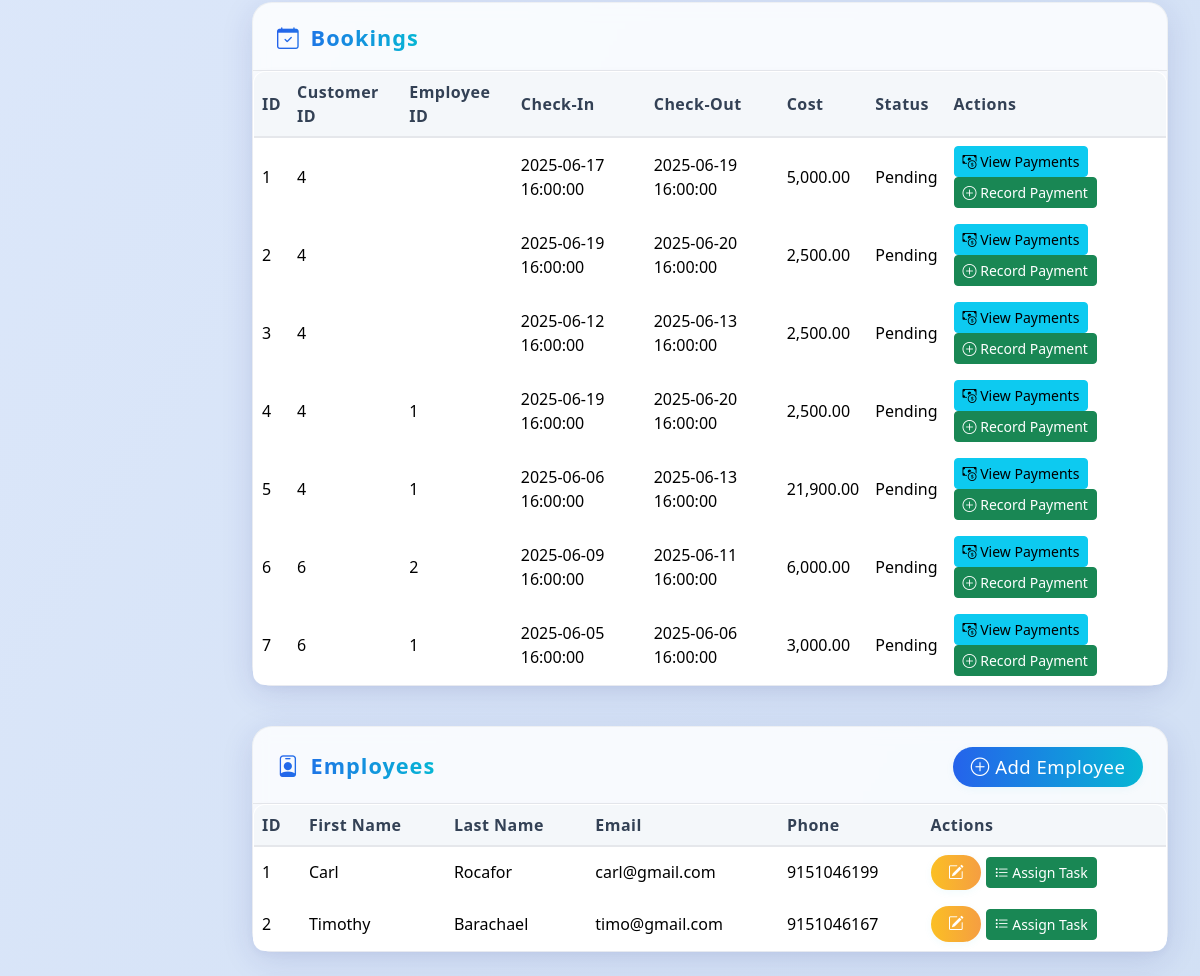
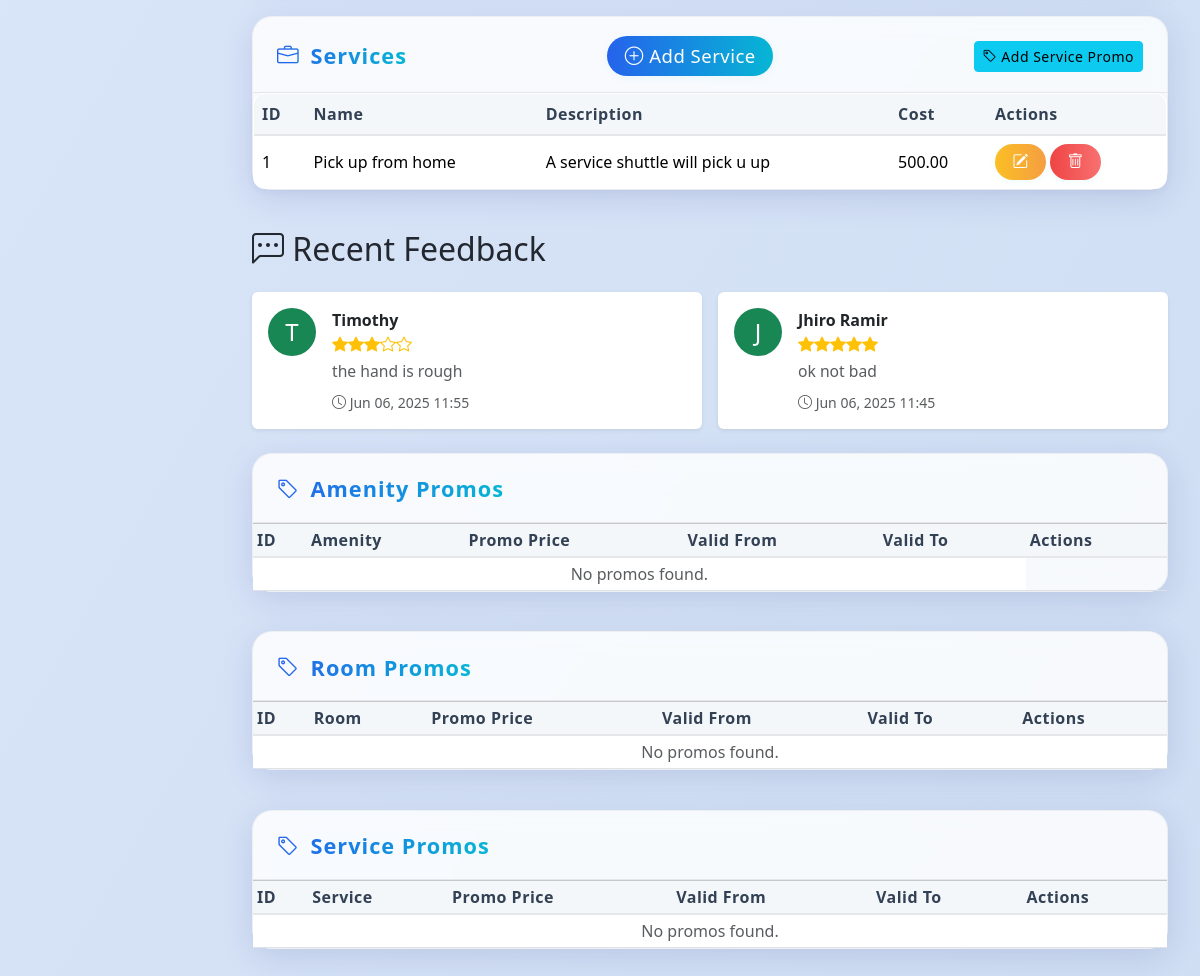
The page /admin_homepage.php (signed in, lower part) on the database as committed earlier (2 pictures, top to bottom).
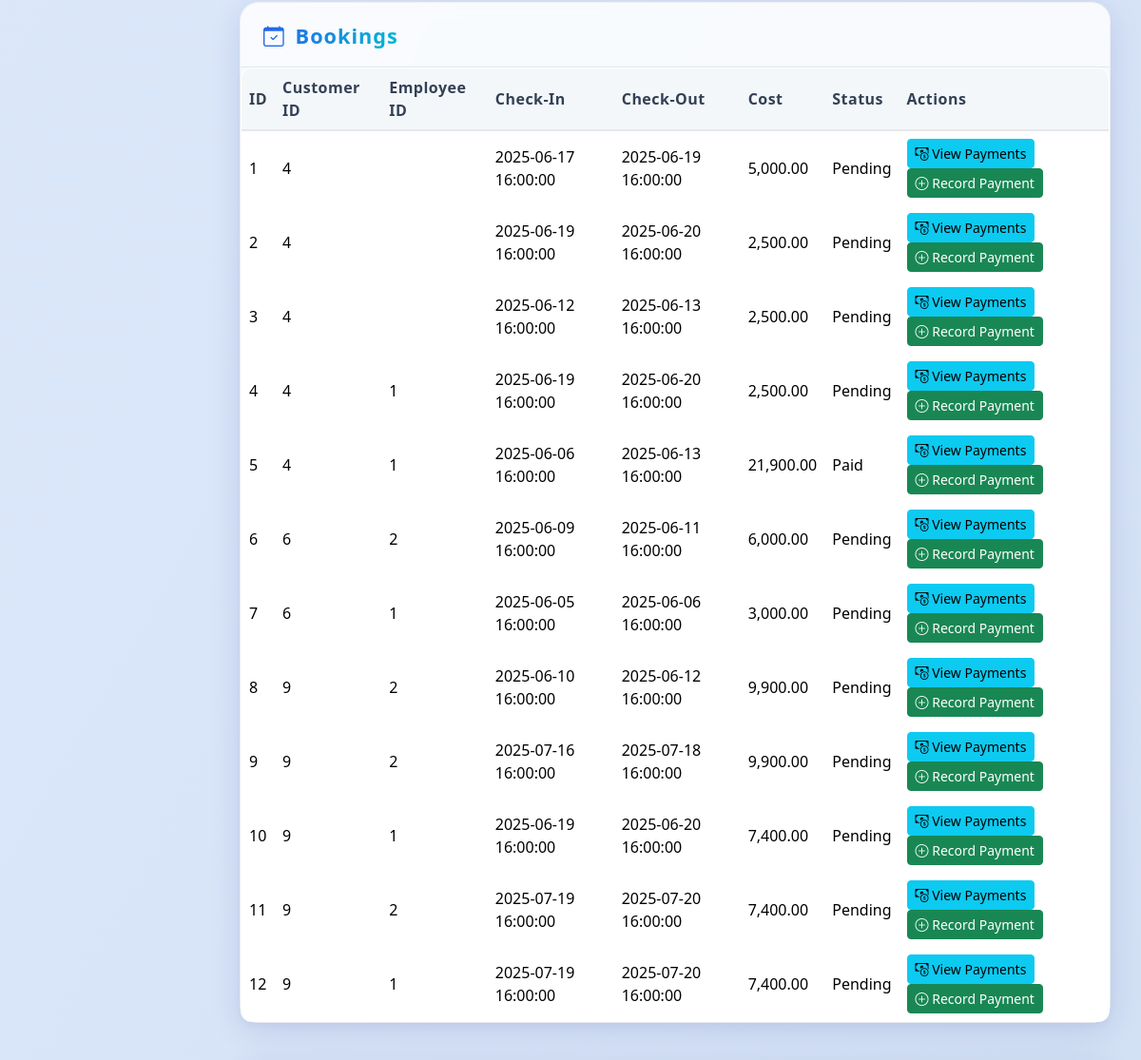
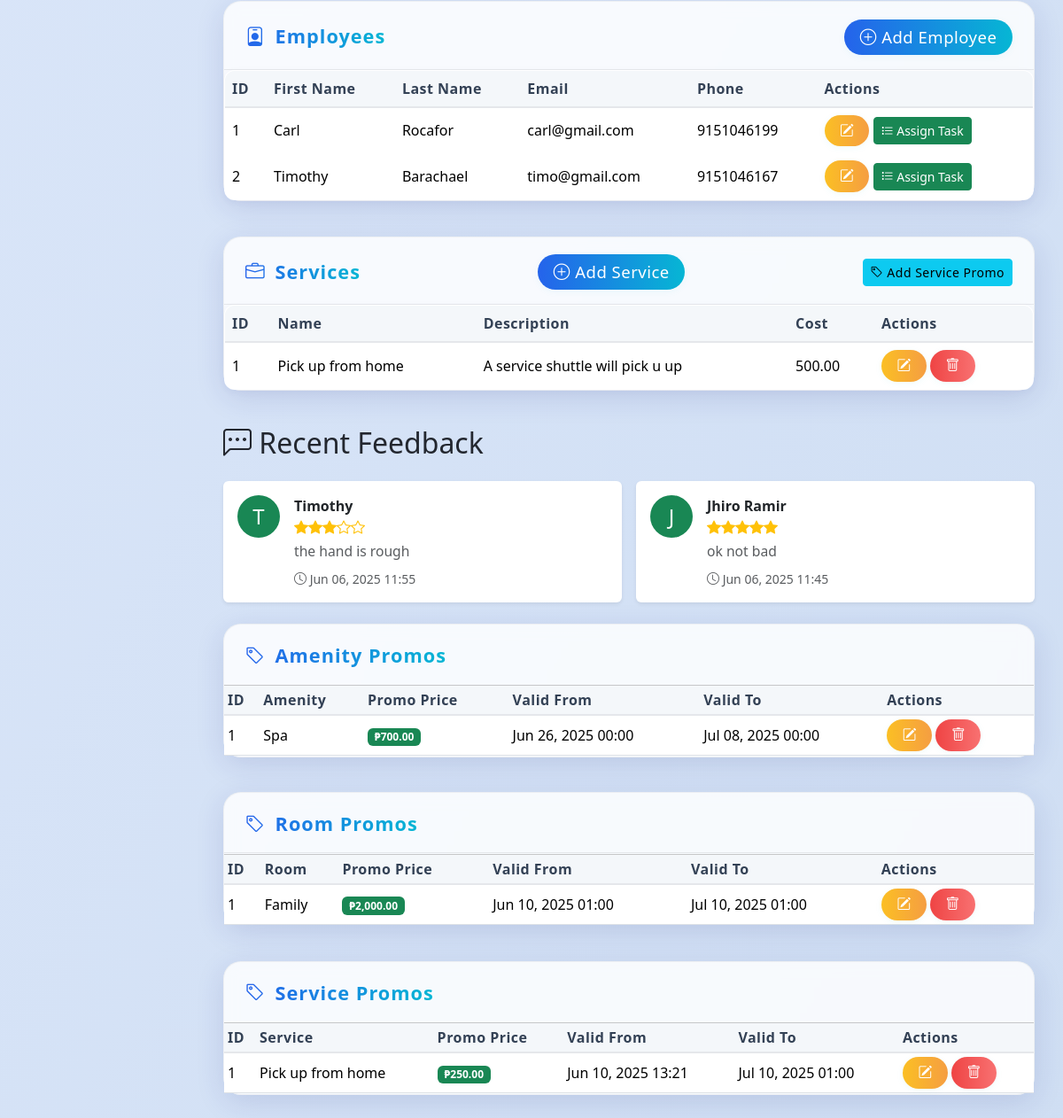
The same page on the database as committed later (2 pictures, top to bottom).
### tables this page shows
CREATE TABLE `booking` (
  `Booking_ID` int(11) NOT NULL,
  `Cust_ID` int(11) NOT NULL,
  `Emp_ID` int(11) DEFAULT NULL,
  `Booking_IN` timestamp NOT NULL DEFAULT current_timestamp(),
  `Booking_Out` timestamp NULL DEFAULT NULL,
  `Booking_Cost` decimal(10,2) NOT NULL,
  `Booking_Status` varchar(255) NOT NULL,
  `Guests` int(11) DEFAULT NULL
);

CREATE TABLE `employee` (
  `Emp_ID` int(11) NOT NULL,
  `Admin_ID` int(11) DEFAULT NULL,
  `Emp_FN` varchar(255) NOT NULL,
  `Emp_LN` varchar(255) NOT NULL,
  `Emp_Email` varchar(255) NOT NULL,
  `Emp_Phone` bigint(20) NOT NULL,
  `Emp_Role` varchar(50) DEFAULT NULL
);

CREATE TABLE `service` (
  `Service_ID` int(11) NOT NULL,
  `Service_Name` varchar(255) NOT NULL,
  `Service_Desc` varchar(255) NOT NULL,
  `Service_Cost` decimal(10,2) NOT NULL
);

CREATE TABLE `feedback` (
  `Feed_ID` int(11) NOT NULL,
  `Cust_ID` int(11) NOT NULL,
  `Booking_ID` int(11) NOT NULL,
  `Feed_Rating` decimal(6,2) NOT NULL,
  `Feed_Comment` text NOT NULL,
  `Feed_DOF` timestamp NOT NULL DEFAULT current_timestamp()
);

CREATE TABLE `customer` (
  `Cust_ID` int(11) NOT NULL,
  `Cust_FN` varchar(255) NOT NULL,
  `Cust_LN` varchar(255) NOT NULL,
  `Cust_Email` varchar(255) NOT NULL,
  `Cust_Phone` bigint(20) NOT NULL,
  `Cust_Password` varchar(255) NOT NULL,
  `is_banned` tinyint(1) DEFAULT 0
);

CREATE TABLE `amenityprices` (
  `AP_ID` int(11) NOT NULL,
  `Amenity_ID` int(11) NOT NULL,
  `Price` decimal(10,2) NOT NULL,
  `PromValidF` timestamp NOT NULL DEFAULT current_timestamp() ON UPDATE current_timestamp(),
  `PromValidT` timestamp NOT NULL DEFAULT current_timestamp() ON UPDATE current_timestamp()
);

CREATE TABLE `amenity` (
  `Amenity_ID` int(11) NOT NULL,
  `Amenity_Name` varchar(255) NOT NULL,
  `Amenity_Desc` varchar(255) NOT NULL,
  `Amenity_Cost` decimal(10,2) NOT NULL
);

CREATE TABLE `roomprices` (
  `RP_ID` int(11) NOT NULL,
  `Room_ID` int(11) NOT NULL,
  `Price` decimal(10,2) NOT NULL,
  `PromValidF` timestamp NOT NULL DEFAULT current_timestamp() ON UPDATE current_timestamp(),
  `PromValidT` timestamp NOT NULL DEFAULT current_timestamp() ON UPDATE current_timestamp()
);

CREATE TABLE `room` (
  `Room_ID` int(11) NOT NULL,
  `Room_Type` varchar(255) NOT NULL,
  `Room_Rate` decimal(10,2) NOT NULL,
  `Room_Cap` int(11) NOT NULL
);

CREATE TABLE `serviceprices` (
  `SP_ID` int(11) NOT NULL,
  `Service_ID` int(11) NOT NULL,
  `Price` decimal(10,2) NOT NULL,
  `PromValidF` timestamp NOT NULL DEFAULT current_timestamp() ON UPDATE current_timestamp(),
  `PromValidT` timestamp NOT NULL DEFAULT current_timestamp() ON UPDATE current_timestamp()
);

### admin_homepage.php (the view, shortened to what the rows shown need)
<?php
require_once('classes/database.php');
$db = new Database();
$bookings = $db->getAllBookings();
$employees = $db->getAllEmployees();
$feedbacks = $db->getRecentFeedback(10);
$services = $db->getAllServices();
$amenityPromos = [];
$stmt = $db->getConnection()->query("SELECT ap.*, a.Amenity_Name FROM amenityprices ap JOIN amenity a ON ap.Amenity_ID = a.Amenity_ID ORDER BY ap.PromValidF DESC");
while ($row = $stmt->fetch_assoc()) {
    $amenityPromos[] = $row;
}
$roomPromos = [];
$stmt = $db->getConnection()->query("SELECT rp.*, r.Room_Type FROM roomprices rp JOIN room r ON rp.Room_ID = r.Room_ID ORDER BY rp.PromValidF DESC");
while ($row = $stmt->fetch_assoc()) {
    $roomPromos[] = $row;
}
$servicePromos = [];
$stmt = $db->getConnection()->query("SELECT sp.*, s.Service_Name FROM serviceprices sp JOIN service s ON sp.Service_ID = s.Service_ID ORDER BY sp.PromValidF DESC");
while ($row = $stmt->fetch_assoc()) {
    $servicePromos[] = $row;
}
?>
<!doctype html>
<html lang="en">
<head>
  <link rel="stylesheet" href="./bootstrap-5.3.3-dist/css/bootstrap.css">
  <link rel="stylesheet" href="https://cdn.jsdelivr.net/npm/bootstrap-icons/font/bootstrap-icons.css">
  <link rel="stylesheet" href="style2.css">
</head>
<body>
  <div class="admin-layout">
    <main class="main-content">
      <section id="bookings" class="dashboard-section">
        <div class="dashboard-card glass-card">
          <div class="card-body">
            <table class="table dashboard-table align-middle">
              <thead>
                <tr>
                  <th>ID</th>
                  <th>Customer ID</th>
                  <th>Employee ID</th>
                  <th>Check-In</th>
                  <th>Check-Out</th>
                  <th>Cost</th>
                  <th>Status</th>
                  <th>Actions</th>
                </tr>
              </thead>
              <tbody>
                <?php foreach ($bookings as $booking): ?>
                <tr>
                  <td><?= $booking['Booking_ID'] ?></td>
                  <td><?= $booking['Cust_ID'] ?></td>
                  <td><?= $booking['Emp_ID'] ?></td>
                  <td><?= $booking['Booking_IN'] ?></td>
                  <td><?= $booking['Booking_Out'] ?></td>
                  <td><?= number_format($booking['Booking_Cost'], 2) ?></td>
                  <td><?= htmlspecialchars($booking['Booking_Status']) ?></td>
                  <td>
                    <button class="btn btn-info btn-sm" data-bs-toggle="modal" data-bs-target="#paymentsModal<?= $booking['Booking_ID'] ?>">
                      <i class="bi bi-cash-coin"></i> View Payments
                    </button>
                    <a href="payment.php?booking_id=<?= $booking['Booking_ID'] ?>" class="btn btn-success btn-sm"><i class="bi bi-plus-circle"></i> Record Payment</a>
                  </td>
                </tr>
                <?php endforeach; ?>
              </tbody>
            </table>
          </div>
        </div>
      </section>
      <section id="employee" class="dashboard-section">
        <div class="dashboard-card glass-card">
          <div class="card-body">
            <table class="table dashboard-table align-middle">
              <thead>
                <tr>
                  <th>ID</th>
                  <th>First Name</th>
                  <th>Last Name</th>
                  <th>Email</th>
                  <th>Phone</th>
                  <th>Actions</th>
                </tr>
              </thead>
              <tbody>
                <?php foreach ($employees as $employee): ?>
                <tr>
                  <td><?= $employee['Emp_ID'] ?></td>
                  <td><?= htmlspecialchars($employee['Emp_FN']) ?></td>
                  <td><?= htmlspecialchars($employee['Emp_LN']) ?></td>
                  <td><?= htmlspecialchars($employee['Emp_Email']) ?></td>
                  <td><?= htmlspecialchars($employee['Emp_Phone']) ?></td>
                  <td>
                    <a href="edit_employee.php?id=<?= $employee['Emp_ID'] ?>" class="btn btn-warning btn-sm"><i class="bi bi-pencil-square"></i></a>
                    <a href="assign_task.php?id=<?= $employee['Emp_ID'] ?>" class="btn btn-success btn-sm"><i class="bi bi-list-task"></i> Assign Task</a>
                  </td>
                </tr>
                <?php endforeach; ?>
              </tbody>
            </table>
          </div>
        </div>
      </section>
      <section id="services" class="dashboard-section">
        <div class="dashboard-card glass-card">
          <div class="card-body">
            <table class="table dashboard-table align-middle">
              <thead>
                <tr>
                  <th>ID</th>
                  <th>Name</th>
                  <th>Description</th>
                  <th>Cost</th>
                  <th>Actions</th>
                </tr>
              </thead>
              <tbody>
                <?php if ($services): ?>
                  <?php foreach ($services as $service): ?>
                    <tr>
                      <td><?= $service['Service_ID'] ?></td>
                      <td><?= htmlspecialchars($service['Service_Name']) ?></td>
                      <td><?= htmlspecialchars($service['Service_Desc']) ?></td>
                      <td><?= number_format($service['Service_Cost'], 2) ?></td>
                      <td>
                        <a href="update_service.php?id=<?= $service['Service_ID'] ?>" class="btn btn-warning btn-sm"><i class="bi bi-pencil-square"></i></a>
                        <a href="delete_service.php?id=<?= $service['Service_ID'] ?>" class="btn btn-danger btn-sm" onclick="return confirm('Delete this service?');"><i class="bi bi-trash"></i></a>
                      </td>
                    </tr>
                  <?php endforeach; ?>
                <?php else: ?>
                  <tr><td colspan="5" class="text-muted">No services found.</td></tr>
                <?php endif; ?>
              </tbody>
            </table>
          </div>
        </div>
      </section>
      <section class="minimal-section" id="admin-feedback">
          <h2 class="section-title mb-4"><i class="bi bi-chat-left-dots"></i> Recent Feedback</h2>
          <div class="row g-3">
              <?php if ($feedbacks): ?>
                  <?php foreach($feedbacks as $row): ?>
                      <div class="col-md-6">
                          <div class="card shadow-sm border-0 h-100">
                              <div class="card-body d-flex align-items-start">
                                  <div class="me-3">
                                      <div class="rounded-circle bg-success text-white d-flex align-items-center justify-content-center" style="width:48px;height:48px;font-size:1.5rem;">
                                          <?= strtoupper(substr($row['Cust_FN'], 0, 1)) ?>
                                      </div>
                                  </div>
                                  <div>
                                      <div class="fw-semibold"><?= htmlspecialchars($row['Cust_FN']) ?></div>
                                      <div class="mb-1" style="color:#ffc107;">
                                          <?php
                                          $stars = intval($row['Feed_Rating']);
                                          for ($i = 0; $i < $stars; $i++) echo '<i class="bi bi-star-fill"></i>';
                                          for ($i = $stars; $i < 5; $i++) echo '<i class="bi bi-star"></i>';
                                          ?>
                                      </div>
                                      <div class="mb-2 text-muted" style="font-size:0.98em;"><?= htmlspecialchars($row['Feed_Comment']) ?></div>
                                      <div class="text-muted small"><i class="bi bi-clock"></i> <?= date('M d, Y H:i', strtotime($row['Feed_DOF'])) ?></div>
                                  </div>
                              </div>
                          </div>
                      </div>
                  <?php endforeach; ?>
              <?php else: ?>
                  <div class="col-12 text-muted">No feedback yet.</div>
              <?php endif; ?>
          </div>
      </section>
      <section id="amenity-promos" class="dashboard-section">
        <div class="dashboard-card glass-card mt-4">
          <div class="card-body">
            <table class="table table-bordered table-sm align-middle mb-0">
              <thead class="table-light">
                <tr>
                  <th>ID</th>
                  <th>Amenity</th>
                  <th>Promo Price</th>
                  <th>Valid From</th>
                  <th>Valid To</th>
                  <th>Actions</th>
                </tr>
              </thead>
              <tbody>
                <?php if ($amenityPromos): ?>
                  <?php foreach ($amenityPromos as $promo): ?>
                    <tr>
                      <td><?= $promo['AP_ID'] ?></td>
                      <td><?= htmlspecialchars($promo['Amenity_Name']) ?></td>
                      <td><span class="badge bg-success">₱<?= number_format($promo['Price'], 2) ?></span></td>
                      <td><?= date('M d, Y H:i', strtotime($promo['PromValidF'])) ?></td>
                      <td><?= date('M d, Y H:i', strtotime($promo['PromValidT'])) ?></td>
                      <td>
                        <a href="edit_amenity_promo.php?id=<?= $promo['AP_ID'] ?>" class="btn btn-warning btn-sm"><i class="bi bi-pencil-square"></i></a>
                        <a href="delete_amenity_promo.php?id=<?= $promo['AP_ID'] ?>" class="btn btn-danger btn-sm" onclick="return confirm('Delete this promo?');"><i class="bi bi-trash"></i></a>
                      </td>
                    </tr>
                  <?php endforeach; ?>
                <?php else: ?>
                  <tr><td colspan="5" class="text-muted text-center">No promos found.</td></tr>
                <?php endif; ?>
              </tbody>
            </table>
          </div>
        </div>
      </section>
      <section id="room-promos" class="dashboard-section">
        <div class="dashboard-card glass-card mt-4">
          <div class="card-body">
            <table class="table table-bordered table-sm align-middle mb-0">
              <thead class="table-light">
                <tr>
                  <th>ID</th>
                  <th>Room</th>
                  <th>Promo Price</th>
                  <th>Valid From</th>
                  <th>Valid To</th>
                  <th>Actions</th>
                </tr>
              </thead>
              <tbody>
                <?php if ($roomPromos): ?>
                    <?php foreach ($roomPromos as $promo): ?>
                        <tr>
                            <td><?= $promo['RP_ID'] ?></td>
                            <td><?= htmlspecialchars($promo['Room_Type']) ?></td>
                            <td><span class="badge bg-success">₱<?= number_format($promo['Price'], 2) ?></span></td>
                            <td><?= date('M d, Y H:i', strtotime($promo['PromValidF'])) ?></td>
                            <td><?= date('M d, Y H:i', strtotime($promo['PromValidT'])) ?></td>
                            <td>
                                <a href="edit_room_promo.php?id=<?= $promo['RP_ID'] ?>" class="btn btn-warning btn-sm"><i class="bi bi-pencil-square"></i></a>
                                <a href="delete_room_promo.php?id=<?= $promo['RP_ID'] ?>" class="btn btn-danger btn-sm" onclick="return confirm('Delete this promo?');"><i class="bi bi-trash"></i></a>
                            </td>
                        </tr>
                    <?php endforeach; ?>
                <?php else: ?>
                    <tr><td colspan="6" class="text-muted text-center">No promos found.</td></tr>
                <?php endif; ?>
              </tbody>
            </table>
          </div>
        </div>
      </section>
      <section id="service-promos" class="dashboard-section">
        <div class="dashboard-card glass-card mt-4">
          <div class="card-body">
            <table class="table table-bordered table-sm align-middle mb-0">
              <thead class="table-light">
                <tr>
                  <th>ID</th>
                  <th>Service</th>
                  <th>Promo Price</th>
                  <th>Valid From</th>
                  <th>Valid To</th>
                  <th>Actions</th>
                </tr>
              </thead>
              <tbody>
                <?php if ($servicePromos): ?>
                  <?php foreach ($servicePromos as $promo): ?>
                    <tr>
                      <td><?= $promo['SP_ID'] ?></td>
                      <td><?= htmlspecialchars($promo['Service_Name']) ?></td>
                      <td><span class="badge bg-success">₱<?= number_format($promo['Price'], 2) ?></span></td>
                      <td><?= date('M d, Y H:i', strtotime($promo['PromValidF'])) ?></td>
                      <td><?= date('M d, Y H:i', strtotime($promo['PromValidT'])) ?></td>
                      <td>
                        <a href="edit_service_promo.php?id=<?= $promo['SP_ID'] ?>" class="btn btn-warning btn-sm"><i class="bi bi-pencil-square"></i></a>
                        <a href="delete_service_promo.php?id=<?= $promo['SP_ID'] ?>" class="btn btn-danger btn-sm" onclick="return confirm('Delete this promo?');"><i class="bi bi-trash"></i></a>
                      </td>
                    </tr>
                  <?php endforeach; ?>
                <?php else: ?>
                  <tr><td colspan="6" class="text-muted text-center">No promos found.</td></tr>
                <?php endif; ?>
              </tbody>
            </table>
          </div>
        </div>
      </section>
    </main>
  </div>
</body>
</html>

Rows that differ between the two databases and show on the page:
changed booking id 5: Booking_Status "Pending" → "Paid"
added booking: Booking_ID "8", Cust_ID "9", Emp_ID "2", Booking_IN "2025-06-10 16:00:00", Booking_Out "2025-06-12 16:00:00", Booking_Cost "9,900.00", Booking_Status "Pending"
added booking: Booking_ID "9", Cust_ID "9", Emp_ID "2", Booking_IN "2025-07-16 16:00:00", Booking_Out "2025-07-18 16:00:00", Booking_Cost "9,900.00", Booking_Status "Pending"
added booking: Booking_ID "10", Cust_ID "9", Emp_ID "1", Booking_IN "2025-06-19 16:00:00", Booking_Out "2025-06-20 16:00:00", Booking_Cost "7,400.00", Booking_Status "Pending"
added booking: Booking_ID "11", Cust_ID "9", Emp_ID "2", Booking_IN "2025-07-19 16:00:00", Booking_Out "2025-07-20 16:00:00", Booking_Cost "7,400.00", Booking_Status "Pending"
added booking: Booking_ID "12", Cust_ID "9", Emp_ID "1", Booking_IN "2025-07-19 16:00:00", Booking_Out "2025-07-20 16:00:00", Booking_Cost "7,400.00", Booking_Status "Pending"
added amenityprices: AP_ID "1", Amenity_ID.Amenity_Name "Spa", Price "700.00", PromValidF "Jun 26, 2025 00:00", PromValidT "Jul 08, 2025 00:00"
added roomprices: RP_ID "1", Room_ID.Room_Type "Family", Price "2,000.00", PromValidF "Jun 10, 2025 01:00", PromValidT "Jul 10, 2025 01:00"
added serviceprices: SP_ID "1", Service_ID.Service_Name "Pick up from home", Price "250.00", PromValidF "Jun 10, 2025 13:21", PromValidT "Jul 10, 2025 01:00"
Other text that changed with them:
text no longer shown: "No promos found. No promos found. No promos found."
